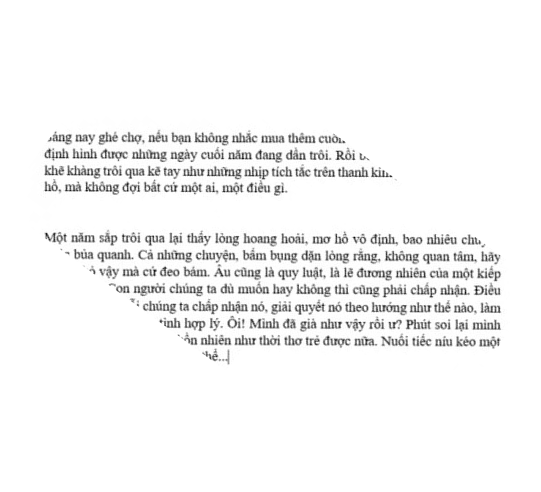
#> input picture vanban1_deskew.png, 541 x 492 px, given in place of h2.jpg, which was not available
$ python DetectPaper3.py
#> lines starting #> are read from the running program, lines starting #| are printed output that depends on the picture; after the words box and inside, x2 and y2 are one past the last pixel; in counts of white or black regions, pixels touching at a corner belong together; pictures that were not available may be replaced by others from this repository, and a replacement may not be noted
from transform import four_point_transform
from skimage.filters import threshold_local
import numpy as np
import argparse
import cv2
import imutils

# construct the argument parser and parse the arguments
# ap = argparse.ArgumentParser()
# ap.add_argument("-i", "--image", required = True,
# 	help = "Path to the image to be scanned")
# args = vars(ap.parse_args())

# load the image and compute the ratio of the old height
# to the new height, clone it, and resize it
image = cv2.imread("B:\PycharmProjects\VietOCR_Project\h2.jpg")
#> image is the input picture: shape (492, 541, 3); min 4, max 255, mean 245.1
ratio = image.shape[0] / 500.0
#> ratio = 0.984
orig = image.copy()
image = imutils.resize(image, height=500)
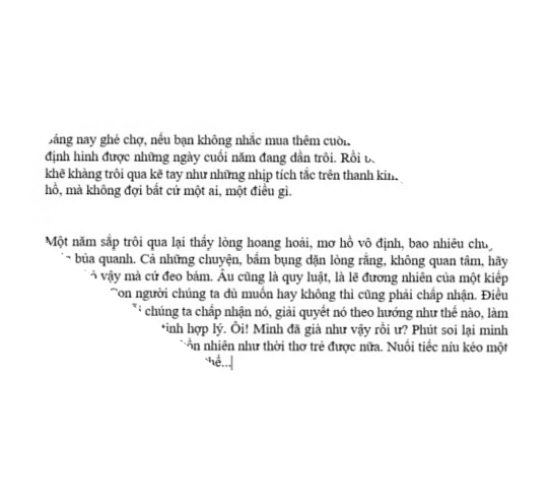
#> image: shape (500, 549, 3); min 12, max 255, mean 245.1
# convert the image to grayscale, blur it, and find edges
# in the image
gray = cv2.cvtColor(image, cv2.COLOR_BGR2GRAY)
gray = cv2.GaussianBlur(gray, (5, 5), 0)
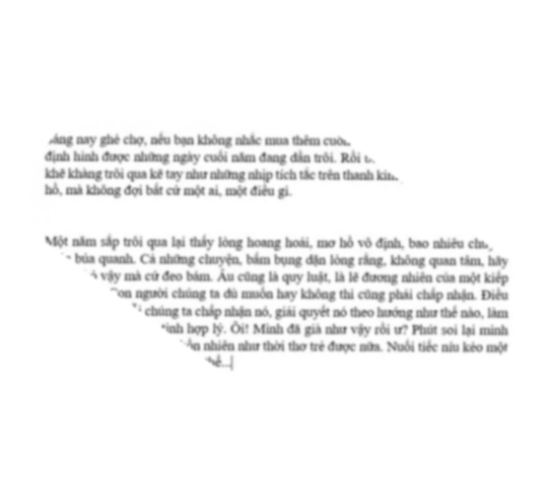
#> gray: shape (500, 549); min 111, max 255, mean 245.1
edged = cv2.Canny(gray, 10, 200)
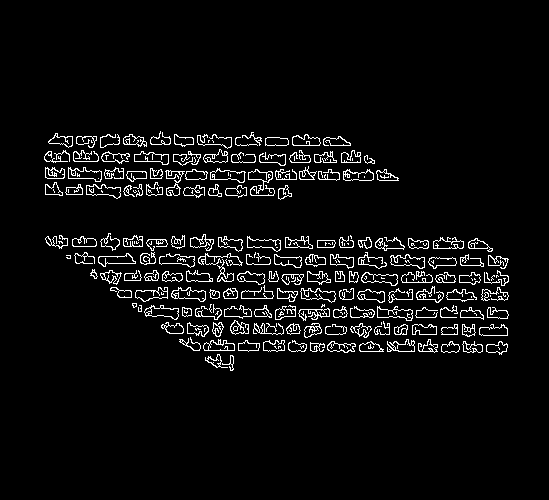
#> edged: shape (500, 549); 4.8% white in thin lines or dots, all inside (x1, y1, x2, y2) = (44, 131, 509, 371)
# show the original image and the edge detected image
print("STEP 1: Edge Detection")
cv2.imshow("Image", image)
cv2.imshow("Edged", edged)
cv2.waitKey(0)
# cv2.destroyAllWindows()

# find the contours in the edged image, keeping only the
# largest ones, and initialize the screen contour
cnts = cv2.findContours(edged.copy(), cv2.RETR_LIST, cv2.CHAIN_APPROX_SIMPLE)
#> cnts = 450 contours, 229 with area under 20; largest, box (x1, y1, x2, y2) and area: (210, 168, 246, 183) 296, (300, 288, 336, 303) 296, (86, 184, 121, 199) 295, (390, 254, 425, 269) 294, (171, 287, 206, 302) 294
cnts = imutils.grab_contours(cnts)
cnts = sorted(cnts, key=cv2.contourArea, reverse=True)[:5]
#> cnts = 5 contours; box (x1, y1, x2, y2) and area: (210, 168, 246, 183) 296, (300, 288, 336, 303) 296, (86, 184, 121, 199) 295, (390, 254, 425, 269) 294, (171, 287, 206, 302) 294
# loop over the contours

# screenCnt = [[[]]]

for c in cnts:
    # approximate the contour
    peri = cv2.arcLength(c, True)
    approx = cv2.approxPolyDP(c, 0.02 * peri, True)
    # if our approximated contour has four points, then we
    # can assume that we have found our screen
    if len(approx) == 4:
        screenCnt = approx
        print(screenCnt)
        break
#> this loop made 5 passes
#> peri on passes 1 to 5: 96.28, 103.8, 100.8, 100.8, 96.18
# show the contour (outline) of the piece of paper
print("STEP 2: Find contours of paper")
#> (the run stopped early here; a loop or call above may not have finished)

$ run again, on vanban3_deskew.png
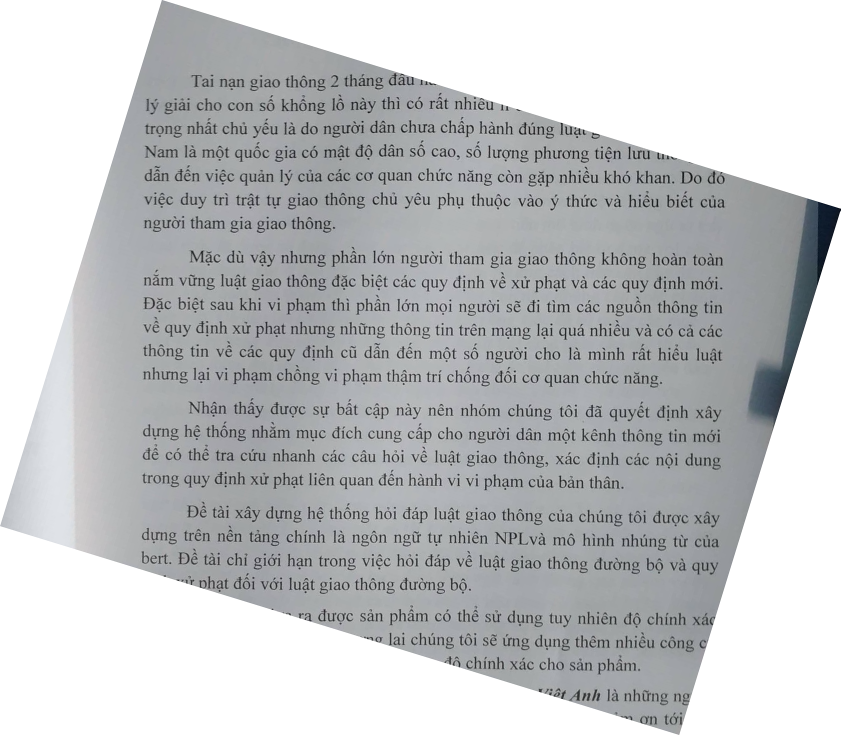
#> input picture vanban3_deskew.png, 1681 x 1470 px, given in place of h2.jpg, which was not available (shown at 1/2 size)
#> image is the input picture: shape (1470, 1681, 3); mean B, G, R 196.5, 194.9, 193.1
#> `image = imutils.resize(image, height=500)`:
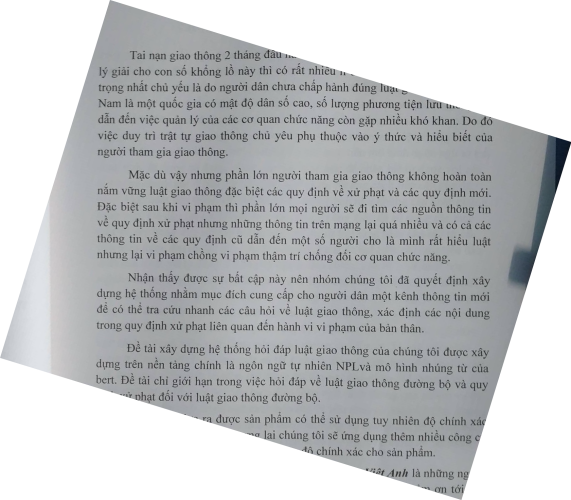
#> image: shape (500, 571, 3); mean B, G, R 196.5, 194.9, 193.1
#> `edged = cv2.Canny(gray, 10, 200)`:
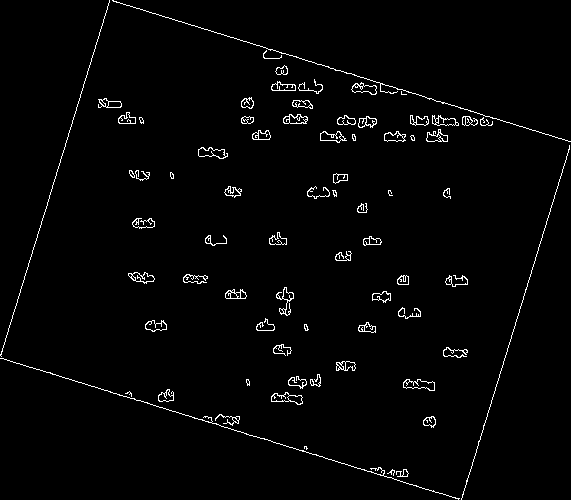
#> edged: shape (500, 571); 2.1% white in thin lines or dots
#> `cnts = cv2.findContours(edged.copy(), cv2.RETR_LIST, cv2.CHAIN_APPROX_..`: cnts = 176 contours, 77 with area under 20; largest, box (x1, y1, x2, y2) and area: (403, 379, 435, 391) 218, (271, 392, 303, 405) 214, (198, 147, 228, 159) 196, (403, 379, 435, 391) 194, (198, 147, 226, 159) 180
#> `cnts = sorted(cnts, key=cv2.contourArea, reverse=True)[:5]`: cnts = 5 contours; box (x1, y1, x2, y2) and area: (403, 379, 435, 391) 218, (271, 392, 303, 405) 214, (198, 147, 228, 159) 196, (403, 379, 435, 391) 194, (198, 147, 226, 159) 180
#> the loop `for c in cnts:` made 5 passes
#> peri on passes 1 to 5: 88.53, 85.7, 87.94, 104, 85.5
